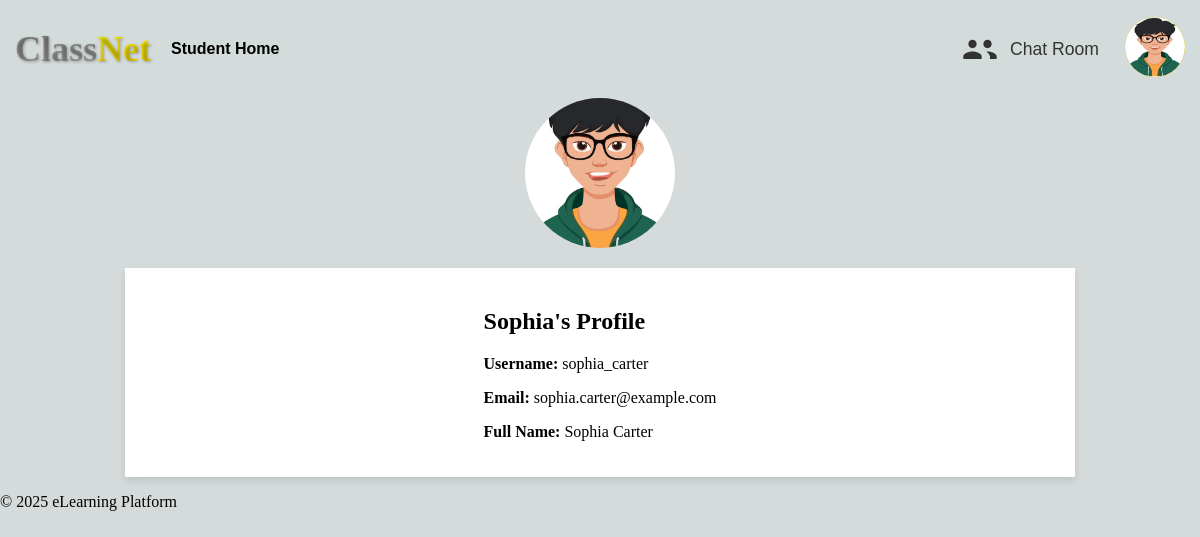
The page /users/profile/1 (signed in) on the database its author committed.
### users/models.py (models this page shows, shortened)
class CustomUser(AbstractBaseUser, PermissionsMixin):
    STUDENT = 'student'
    TEACHER = 'teacher'
    USER_TYPE_CHOICES = [
        (STUDENT, 'Student'),
        (TEACHER, 'Teacher'),
    ]
    username = models.CharField(max_length=255, unique=True)
    first_name = models.CharField(max_length=255)
    last_name = models.CharField(max_length=255)
    email = models.EmailField(unique=True)
    profile_picture = models.ImageField(upload_to='profile_pics/', null=True, blank=True)
    user_type = models.CharField(max_length=7, choices=USER_TYPE_CHOICES)
    is_active = models.BooleanField(default=True)
    is_staff = models.BooleanField(default=False)
    is_superuser = models.BooleanField(default=False)
    date_joined = models.DateTimeField(default=timezone.now)
    bio = models.TextField(null=True, blank=True)  # Short biography of the user
    objects = CustomUserManager()
    USERNAME_FIELD = 'username'
    REQUIRED_FIELDS = ['email', 'first_name', 'last_name']
    def get_full_name(self):
        return f"{self.first_name} {self.last_name}"
    def get_short_name(self):
        return self.first_name
    def can_view_student_data(self, user):
        return self.user_type == self.TEACHER and user.user_type == self.STUDENT
    class Meta:
        permissions = [
            ("can_view_student_data", "Can view student data")
        ]

### users/views.py (the view)
# urls.py: path('profile/<int:user_id>', views.user_profile, name='user_profile'),
@login_required
def user_profile(request, user_id):
    user = CustomUser.objects.get(id=user_id)
    return render(request, 'user_profile.html', {'profile': user})

### users/templates/user_profile.html (shortened to what this page needs)
{% extends 'base_generic.html' %}
{% load static %}
{% block content %}
            <div class ="view-profile">
                {% if profile.profile_picture %}
                    <img src="{{ user.profile_picture.url }}" alt="Profile Picture" class="profile-picture">
                {% endif %}
            </div>
            <div class="search-user-profile">
            <div class ="view-desc-profile">
                <h2>{{ profile.get_short_name }}'s Profile</h2>
                <p><strong>Username:</strong> {{ profile.username }}</p>
                <p><strong>Email:</strong> {{ profile.email }}</p>
                <p><strong>Full Name:</strong> {{ profile.get_full_name }}</p>
            </div>
        </div>
{% endblock %}

### classnet/templates/base_generic.html (shortened to what this page needs)
<!DOCTYPE html>
<html lang="en">
<head>
    {% load static %}
    <link rel="stylesheet" href="{% static 'css/styles.css' %}">
</head>
<body>
    <header>
        <nav>
            <div class="nav-container">
                <div class="logo">
                    <h1><span class="class">Class</span><span class="net">Net</span></h1>
                </div>
                <ul class="nav-left">
                {% if user.is_authenticated %}
                    {% if user.user_type == user.TEACHER %}
                        <li><a href="{% url 'teacher' %}">Teacher Home</a></li>
                    {% elif user.user_type == user.STUDENT %}
                        <li><a href="{% url 'student' %}">Student Home</a></li>
                        {% endif %}
                    {% else %}
                        <li><a href="{% url 'home' %}">Home</a></li>
                    {% endif %}
                </ul>
                <ul class="nav-right">
                    {% if user.is_authenticated %}
                        <a href="{% url 'index' %}" class="chat-link">
                            <button class="chat-button">
                                <span>Chat Room</span>
                            </button>
                        </a>
                    <div class="dropdown">
                        {% if user.profile_picture %}
                        <button class="dropbtn">
                            <img src="{{ user.profile_picture.url }}" alt="Profile Picture" width="40" height="40">
                        </button>
                        {% else %}
                        <button class="dropbtn">{{ user.get_short_name }}</button>
                        {% endif %}
                    </div>
                {% else %}
                    <li><a href="{% url 'login' %}">Login</a></li>
                    <li class="bold-rectangle"><a href="{% url 'register' %}">Register</a></li>
                {% endif %}
            </ul>
            </div>
        </nav>
    </header>
    <main>
        {% block content %}{% endblock %}
    </main>
    <footer>
        <p>&copy; 2025 eLearning Platform</p>
    </footer>
</body>
</html>

### classnet/static/css/styles.css (style rules this page uses)
body { background-color: #D5DBDB; margin: 0; }
.logo h1 { font-family: 'Playfair Display', serif; font-weight: bold; font-size: 36px; margin: 0; padding: 0; text-shadow: 1px 1px 3px rgba(0, 0, 0, 0.3); }
.logo h1 .class { background: linear-gradient(grey, darkgrey); -webkit-background-clip: text; -webkit-text-fill-color: transparent; background-clip: text; color: transparent; }
.logo h1 .net { background: linear-gradient(yellow, gold); -webkit-background-clip: text; -webkit-text-fill-color: transparent; background-clip: text; color: transparent; }
.logo { display: flex; align-items: center; justify-content: center; padding: 20px 0; }
header { width: 100%; box-sizing: border-box; }
nav { background-color: rgba(213, 219, 219, 0.8); padding: 8px 15px; width: 100%; box-sizing: border-box; }
.nav-container { display: flex; align-items: center; }
nav a { color: black; font-weight: bold; font-family: Arial, Helvetica, sans-serif; }
.nav-left, .nav-right { margin: 0; padding: 0; list-style: none; display: flex; }
.nav-left li, .nav-right li { margin: 0 20px; }
.nav-left { justify-content: flex-start; }
.nav-right { margin-left: auto; justify-content: flex-end; }
.nav-left a, .nav-right a { text-decoration: none; font-weight: bold; }
.nav-right { display: flex; align-items: center; justify-content: flex-end; gap: 20px; }
.chat-link, .create-link { text-decoration: none; margin: 0; }
.chat-button,.search-button,.btn-create-course { display: flex; align-items: center; border: none; background: none; cursor: pointer; font-family: Arial, sans-serif; font-size: 1.1rem; gap: 10px; color: #333; margin: 0; display: flex; }
.chat-button svg { width: 40px; height: 40px; transition: transform 0.3s ease; }
.dropbtn { background: linear-gradient(rgb(226, 226, 1), rgb(216, 184, 0)); font-size: 16px; border: none; cursor: pointer; border-radius: 50%; padding: 0; overflow: hidden; width: 60px; height: 60px; margin: 0; text-align: center; line-height: 60px; }
.dropbtn img { display: block; width: 60px; height: 60px; border-radius: 70%; }
.dropdown { position: relative; display: inline-block; }
.profile-picture { display: block; border-radius: 50%; width: 150px; height: 150px; object-fit: cover; margin: 0 auto; }
.edit-profile, .change-password , .status-update, .feedback-form, .search-user-profile { display: flex; flex-direction: column; align-items: center; gap: 20px; width: 100%; max-width: 950px; margin: 0 auto; padding: 20px; background: #fff; box-shadow: 0 4px 8px rgba(0, 0, 0, 0.1); margin-top: 20px; box-sizing: border-box; }

### rows shown on the page
CustomUser: profile_picture (picture)
CustomUser: get_short_name "Sophia", username "sophia_carter", email "sophia.carter@example.com", get_full_name "Sophia Carter"
